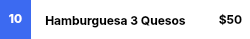
<?xml version="1.0" encoding="UTF-8"?>
<ui version="4.0">
 <class>platillo_cuenta</class>
 <widget class="QWidget" name="platillo_cuenta">
  <property name="geometry">
   <rect>
    <x>0</x>
    <y>0</y>
    <width>250</width>
    <height>39</height>
   </rect>
  </property>
  <property name="minimumSize">
   <size>
    <width>250</width>
    <height>39</height>
   </size>
  </property>
  <property name="maximumSize">
   <size>
    <width>250</width>
    <height>39</height>
   </size>
  </property>
  <property name="windowTitle">
   <string>Form</string>
  </property>
  <property name="styleSheet">
   <string notr="true">QWidget{
	 background: white;
}</string>
  </property>
  <widget class="QLabel" name="label">
   <property name="geometry">
    <rect>
     <x>0</x>
     <y>0</y>
     <width>31</width>
     <height>41</height>
    </rect>
   </property>
   <property name="styleSheet">
    <string notr="true">background: #3C6AF1;
border: none;
border-radius: 50px;</string>
   </property>
   <property name="text">
    <string/>
   </property>
  </widget>
  <widget class="QLabel" name="cantidad">
   <property name="geometry">
    <rect>
     <x>0</x>
     <y>10</y>
     <width>31</width>
     <height>16</height>
    </rect>
   </property>
   <property name="font">
    <font>
     <family>SF Pro Text</family>
     <weight>75</weight>
     <bold>true</bold>
    </font>
   </property>
   <property name="styleSheet">
    <string notr="true">background: none;
color: white;</string>
   </property>
   <property name="text">
    <string>10</string>
   </property>
   <property name="alignment">
    <set>Qt::AlignCenter</set>
   </property>
  </widget>
  <widget class="QLabel" name="nombrePlat">
   <property name="geometry">
    <rect>
     <x>40</x>
     <y>5</y>
     <width>151</width>
     <height>31</height>
    </rect>
   </property>
   <property name="font">
    <font>
     <family>SF Pro Text</family>
     <weight>75</weight>
     <bold>true</bold>
    </font>
   </property>
   <property name="text">
    <string>Hamburguesa 3 Quesos</string>
   </property>
   <property name="alignment">
    <set>Qt::AlignCenter</set>
   </property>
  </widget>
  <widget class="QLabel" name="totalPlat">
   <property name="geometry">
    <rect>
     <x>210</x>
     <y>-1</y>
     <width>41</width>
     <height>41</height>
    </rect>
   </property>
   <property name="font">
    <font>
     <family>SF Pro Text</family>
     <weight>75</weight>
     <bold>true</bold>
    </font>
   </property>
   <property name="text">
    <string>$50</string>
   </property>
   <property name="alignment">
    <set>Qt::AlignCenter</set>
   </property>
  </widget>
 </widget>
 <resources/>
 <connections/>
</ui>
